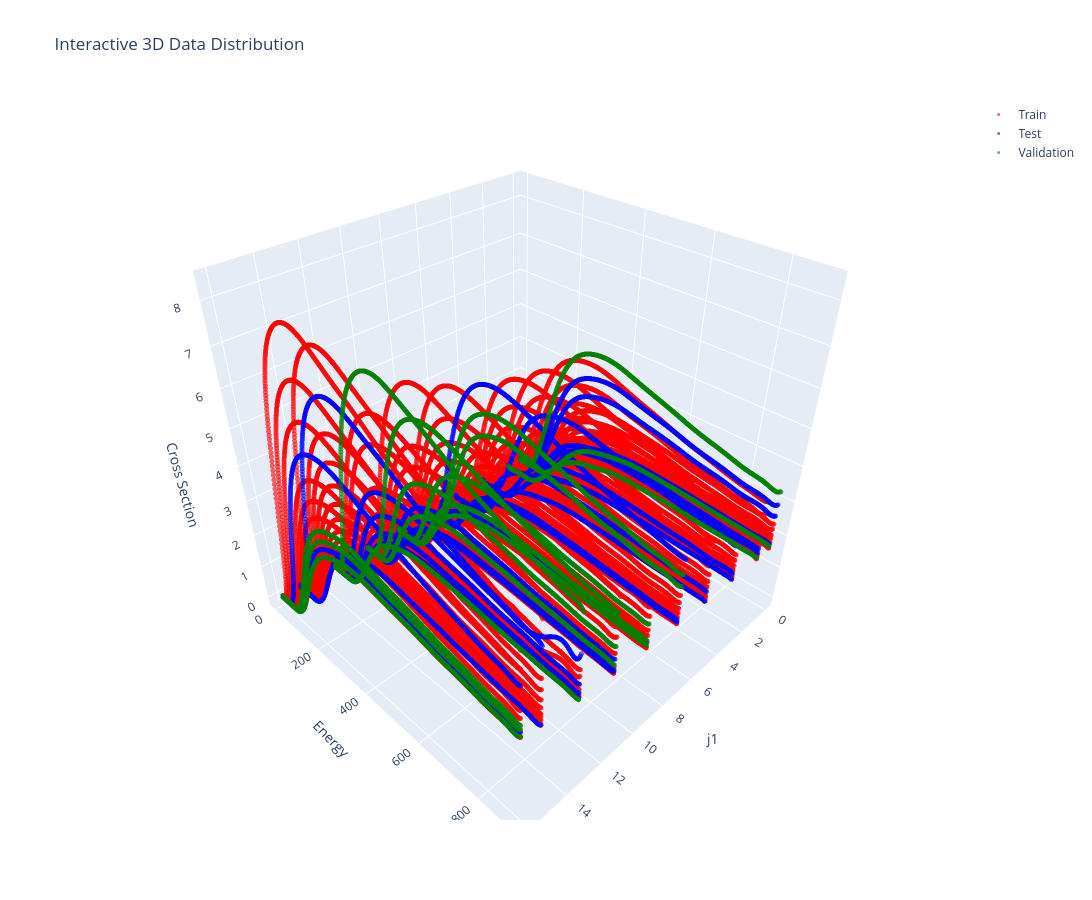

This figure's notebook cell:
### Code cell
import plotly.graph_objects as go

fig = go.Figure()

# Train points
fig.add_trace(go.Scatter3d(
    x=Xfit_selected_train[:, 0],
    y=Xfit_selected_train[:, 2],
    z=yfit_selected_train,
    mode='markers',
    marker=dict(size=3, color='red', opacity=0.6),
    name='Train'
))

# Test points
fig.add_trace(go.Scatter3d(
    x=Xfit_selected_test[:, 0],
    y=Xfit_selected_test[:, 2],
    z=yfit_selected_test,
    mode='markers',
    marker=dict(size=3, color='blue', opacity=0.6),
    name='Test'
))

fig.add_trace(go.Scatter3d(
    x=Xfit_selected_val[:, 0],
    y=Xfit_selected_val[:, 2],
    z=yfit_selected_val,
    mode='markers',
    marker=dict(size=3, color='green', opacity=0.6),
    name='Validation'
))

# Set dimensions and layout
fig.update_layout(
    width=1200,   # Set width
    height=900,   # Set height
    title="Interactive 3D Data Distribution",
    scene=dict(
        xaxis_title='j1',
        yaxis_title='Energy',
        zaxis_title='Cross Section'
    )
)

fig.show()

### Figure 1 — Plotly figure (JSON) as saved in the notebook; plotly's stock layout.template omitted (floating-point values rounded to 4 significant figures; data arrays with more than 128 entries replaced by an {"elided": "..."} marker saying what was removed)
{"data": [{"marker": {"color": "red", "opacity": 0.6, "size": 3}, "mode": "markers", "name": "Train", "type": "scatter3d", "x": {"elided": "39600 float values"}, "y": {"elided": "39600 float values"}, "z": {"elided": "39600 float values"}}, {"marker": {"color": "blue", "opacity": 0.6, "size": 3}, "mode": "markers", "name": "Test", "type": "scatter3d", "x": {"elided": "11700 float values"}, "y": {"elided": "11700 float values"}, "z": {"elided": "11700 float values"}}, {"marker": {"color": "green", "opacity": 0.6, "size": 3}, "mode": "markers", "name": "Validation", "type": "scatter3d", "x": {"elided": "7200 float values"}, "y": {"elided": "7200 float values"}, "z": {"elided": "7200 float values"}}], "layout": {"height": 900, "scene": {"xaxis": {"title": {"text": "j1"}}, "yaxis": {"title": {"text": "Energy"}}, "zaxis": {"title": {"text": "Cross Section"}}}, "title": {"text": "Interactive 3D Data Distribution"}, "width": 1200}}
